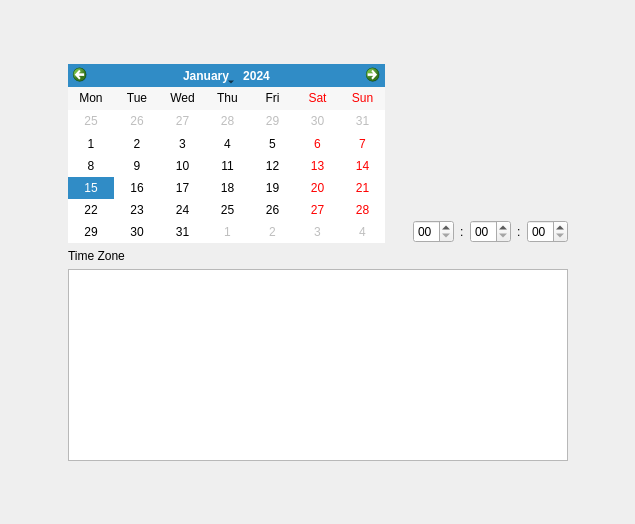
<ui version="4.0" >
 <class>DateTimeWidget</class>
 <widget class="QWidget" name="DateTimeWidget" >
  <property name="geometry" >
   <rect>
    <x>0</x>
    <y>0</y>
    <width>635</width>
    <height>524</height>
   </rect>
  </property>
  <property name="windowTitle" >
   <string>Form</string>
  </property>
  <property name="styleSheet" >
   <string notr="true" />
  </property>
  <layout class="QGridLayout" >
   <item row="0" column="1" colspan="3" >
    <spacer>
     <property name="orientation" >
      <enum>Qt::Vertical</enum>
     </property>
     <property name="sizeHint" stdset="0" >
      <size>
       <width>20</width>
       <height>40</height>
      </size>
     </property>
    </spacer>
   </item>
   <item rowspan="3" row="1" column="0" >
    <spacer>
     <property name="orientation" >
      <enum>Qt::Horizontal</enum>
     </property>
     <property name="sizeHint" stdset="0" >
      <size>
       <width>40</width>
       <height>20</height>
      </size>
     </property>
    </spacer>
   </item>
   <item rowspan="2" row="1" column="1" >
    <widget class="QCalendarWidget" name="calendarWidget" >
     <property name="autoFillBackground" >
      <bool>true</bool>
     </property>
     <property name="firstDayOfWeek" >
      <enum>Qt::Monday</enum>
     </property>
     <property name="gridVisible" >
      <bool>false</bool>
     </property>
     <property name="horizontalHeaderFormat" >
      <enum>QCalendarWidget::ShortDayNames</enum>
     </property>
     <property name="verticalHeaderFormat" >
      <enum>QCalendarWidget::NoVerticalHeader</enum>
     </property>
     <property name="navigationBarVisible" >
      <bool>true</bool>
     </property>
    </widget>
   </item>
   <item rowspan="2" row="1" column="2" >
    <spacer>
     <property name="orientation" >
      <enum>Qt::Horizontal</enum>
     </property>
     <property name="sizeType" >
      <enum>QSizePolicy::Fixed</enum>
     </property>
     <property name="sizeHint" stdset="0" >
      <size>
       <width>16</width>
       <height>20</height>
      </size>
     </property>
    </spacer>
   </item>
   <item row="1" column="3" >
    <widget class="AnalogClock" name="analogClock" >
     <property name="minimumSize" >
      <size>
       <width>0</width>
       <height>150</height>
      </size>
     </property>
     <property name="toolTip" >
      <string>The current time</string>
     </property>
     <property name="whatsThis" >
      <string>The analog clock widget displays the current time.</string>
     </property>
    </widget>
   </item>
   <item rowspan="3" row="1" column="4" >
    <spacer>
     <property name="orientation" >
      <enum>Qt::Horizontal</enum>
     </property>
     <property name="sizeHint" stdset="0" >
      <size>
       <width>40</width>
       <height>20</height>
      </size>
     </property>
    </spacer>
   </item>
   <item row="2" column="3" >
    <layout class="QHBoxLayout" >
     <item>
      <widget class="QTimeEdit" name="timeHours" >
       <property name="displayFormat" >
        <string>HH</string>
       </property>
      </widget>
     </item>
     <item>
      <widget class="QLabel" name="label_2" >
       <property name="text" >
        <string>:</string>
       </property>
      </widget>
     </item>
     <item>
      <widget class="QTimeEdit" name="timeMinutes" >
       <property name="displayFormat" >
        <string>mm</string>
       </property>
      </widget>
     </item>
     <item>
      <widget class="QLabel" name="label_3" >
       <property name="text" >
        <string>:</string>
       </property>
      </widget>
     </item>
     <item>
      <widget class="QTimeEdit" name="timeSeconds" >
       <property name="displayFormat" >
        <string>ss</string>
       </property>
      </widget>
     </item>
    </layout>
   </item>
   <item row="3" column="1" colspan="3" >
    <layout class="QVBoxLayout" >
     <item>
      <widget class="QLabel" name="label" >
       <property name="text" >
        <string>Time Zone</string>
       </property>
      </widget>
     </item>
     <item>
      <widget class="QListWidget" name="timeZoneList" >
       <property name="minimumSize" >
        <size>
         <width>500</width>
         <height>0</height>
        </size>
       </property>
       <property name="alternatingRowColors" >
        <bool>false</bool>
       </property>
       <property name="selectionRectVisible" >
        <bool>false</bool>
       </property>
      </widget>
     </item>
    </layout>
   </item>
   <item row="4" column="1" colspan="3" >
    <spacer>
     <property name="orientation" >
      <enum>Qt::Vertical</enum>
     </property>
     <property name="sizeHint" stdset="0" >
      <size>
       <width>20</width>
       <height>40</height>
      </size>
     </property>
    </spacer>
   </item>
  </layout>
 </widget>
 <customwidgets>
  <customwidget>
   <class>AnalogClock</class>
   <extends>QWidget</extends>
   <header>analogclock.h</header>
  </customwidget>
 </customwidgets>
 <resources/>
 <connections/>
</ui>
